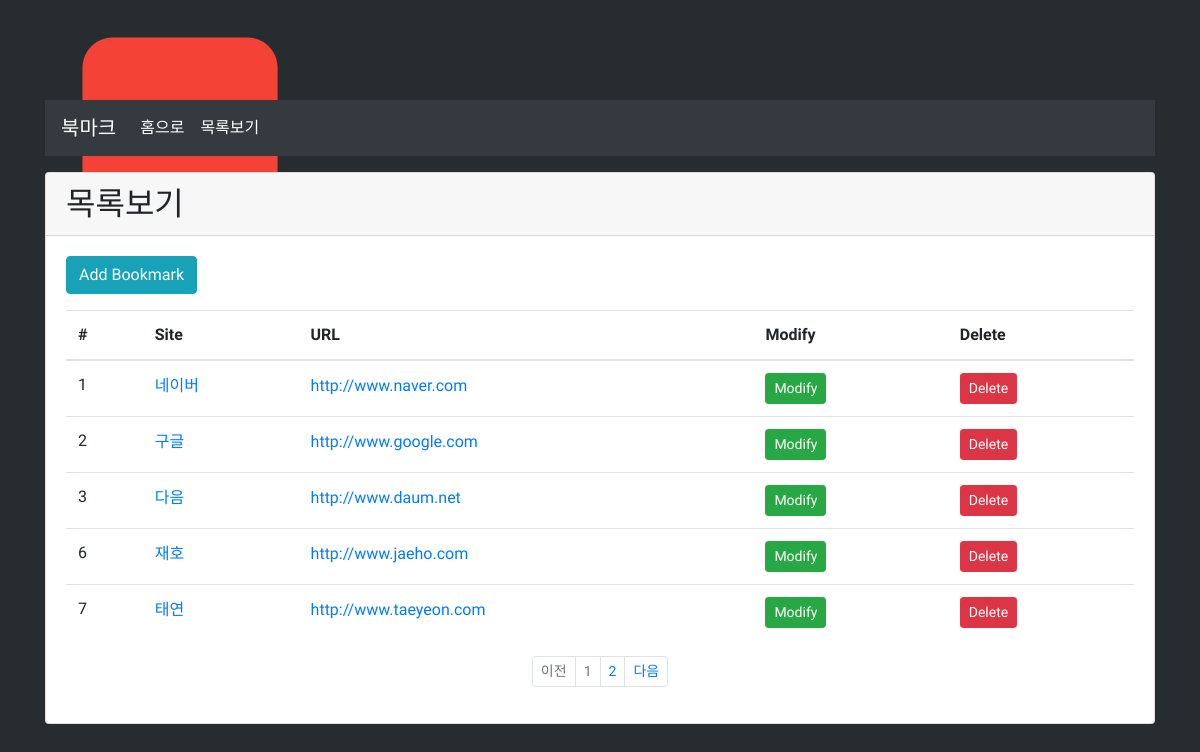
Before: /bookmark/ with the older database file.
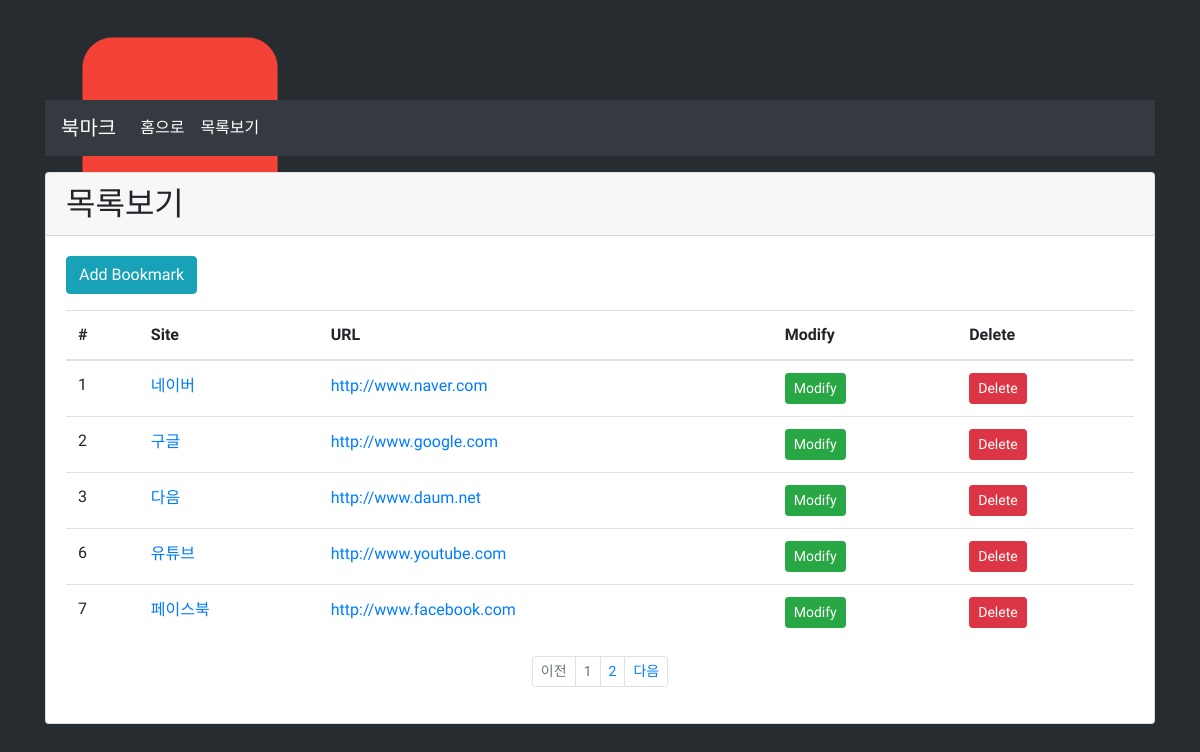
After: the same page with the newer database file.
### bookmark/models.py (models this page shows, shortened)
class Bookmark(models.Model):
    site_name = models.CharField(max_length=100)
    url = models.URLField('Site URL')  # 문자열 데이터

### bookmark/views.py (the view)
# urls.py: path('', BookmarkListView.as_view(), name='list'),
class BookmarkListView(ListView):
    model = Bookmark   # ListView를 상속받아 사용하기 때문에 템플릿 이름도 정해져 있음, (소문자)모델명_list.html
    paginate_by = 5  # 페이징 기능(5건만 보이도록)

### bookmark/templates/bookmark/bookmark_list.html (shortened to what this page needs)
{% extends 'base.html' %}
{% block content %}
<div class="card">
    <h2 id="jua" class="card-header">목록보기</h2>
    <div class="card-body">
        <div class="btn-group">
            <a id="jua" href="{% url 'add' %}" class="btn btn-info">Add Bookmark</a>
        </div>
        <table class="table">
            <thead>
            <tr>
                <th id="jua" scope="col">#</th>
                <th id="jua" scope="col">Site</th>
                <th id="jua" scope="col">URL</th>
                <th id="jua" scope="col">Modify</th>
                <th id="jua" scope="col">Delete</th>
            </tr>
            </thead>
            <tbody>
            {% for bookmark in object_list %}
            <tr>
                <td id="jua">
                    {{ bookmark.id }}
                </td>
                <td>
                    <a id="nanum" href="{% url 'detail' pk=bookmark.id %}"> {{ bookmark.site_name }}</a>
                </td>
                <td>
                    <a id="nanum" href="{% url 'detail' pk=bookmark.id %}">{{ bookmark.url }}</a>
                </td>
                <td><a id="jua" href="{% url 'update' pk=bookmark.id %}" class="btn btn-success btn-sm">Modify</a></td>
                <td><a id="jua" href="{% url 'delete' pk=bookmark.id %}" class="btn btn-danger btn-sm">Delete</a></td>
            </tr>
            {% endfor %}
            </tbody>
        </table>
        {% endblock %}
        {% block pagination %}
        {% if is_paginated %}
        <ul class="pagination justify-content-center pagination-sm">
            {% if page_obj.has_previous %}
            <li class="page-item">
                <a id="nanum" class="page-link" href="{% url 'list' %}?page={{ page_obj.previous_page_number }}"
                   tabindex="-1">이전</a>
            </li>
            {% else %}
            <li class="page-item disabled">
                <a id="nanum" class="page-link" href="#" tabindex="-1">이전</a>
            </li>
            {% endif %}
            {% for object in page_obj.paginator.page_range %}
            <li class="page-item {% if page_obj.number == forloop.counter %}disabled{% endif %}">
                <a id="nanum" class="page-link" href="{{ request.path }}?page={{ forloop.counter }}">{{ forloop.counter }}</a>
            </li>
            {% endfor %}
            {% if page_obj.has_next %}
            <li class="page-item">
                <a id="nanum" class="page-link" href="{% url 'list' %}?page={{ page_obj.next_page_number }}">다음</a>
            </li>
            {% else %}
            <li class="page-item disabled">
                <a id="nanum" class="page-link" href="#">다음</a>
            </li>
            {% endif %}
        </ul>
        {% endif %}
    </div>
</div>
{% endblock %}

### templates/base.html (shortened to what this page needs)
<!DOCTYPE html>
{% load static %}
<html lang="en">
<head>
    <link rel="stylesheet" href="{% static 'style.css' %}">
    <link rel="stylesheet" href="https://stackpath.bootstrapcdn.com/bootstrap/4.4.1/css/bootstrap.min.css"
>
</head>
<body style="background-color: #272c31">
<div class="container">
    <nav class="navbar navbar-expand-lg navbar-dark bg-dark" style="margin-top: 100px;">
        <a id="jua" class="navbar-brand" href="{% url 'home' %}">북마크</a>
        <div class="collapse navbar-collapse" id="navbarSupportedContent">
            <ul class="navbar-nav mr-auto">
                <li class="nav-item active">
                    <a id="jua" class="nav-link" href="{% url 'home' %}">홈으로<span class="sr-only">(current)</span></a>
                </li>
                <li class="nav-item active">
                    <a id="jua" class="nav-link" href="{% url 'list' %}">목록보기<span class="sr-only">(current)</span></a>
                </li>
            </ul>
        </div>
    </nav>
    <div class="row">
        <div class="col">
            {% block content %}
            {% endblock %}
            {% block pagination %}
            {% endblock %}
        </div>
    </div>
</div>
</body>
</html>

### static/style.css (style rules this page uses)
body { width: 100%; background: url("image/bookmark.png") no-repeat fixed left top; background-size: 30%; }
#jua { font-family: 'Jua', sans-serif; }
#nanum { font-family: 'Nanum Gothic', sans-serif; }

Changed rows visible on the page:
changed Bookmark id 6: site_name "재호" → "유튜브"; url "http://www.jaeho.com" → "http://www.youtube.com"
changed Bookmark id 7: site_name "태연" → "페이스북"; url "http://www.taeyeon.com" → "http://www.facebook.com"
